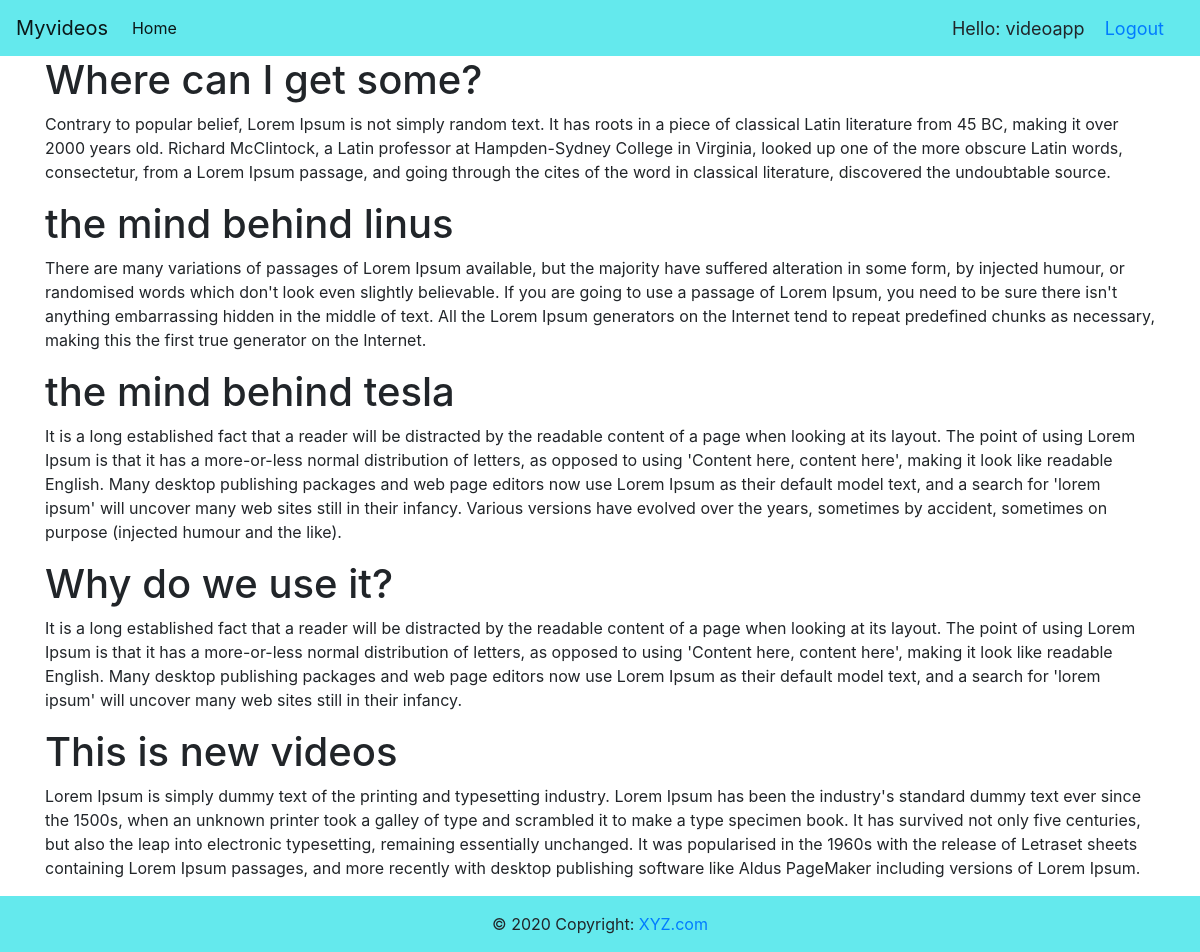
The app's page / (signed in) with its own data.
### app/models.py (models this page shows)
class Item(models.Model):
    name = models.CharField(max_length=200, null=True)
    description = models.TextField(null=True)
    video = EmbedVideoField()

### app/views.py (the view)
# urls.py: path('', views.home, name='home'),
@login_required(login_url='login')
def home(request):
    videos = Item.objects.all()
    context = {'videos': videos}
    return render(request, 'app/home.html', context)

### app/templates/app/home.html (shortened to what this page needs)
{% extends 'app/base.html' %}
{% load embed_video_tags %}
{% block content %}
<div class="container">
    {% for i in videos %}
    <h1>{{i.name}}</h1>
    <p>{{i.description}}</p>
    {% endfor %}
</div>
{% endblock %}

### app/templates/app/base.html (shortened to what this page needs)
{% load embed_video_tags %}
<!doctype html>
<html lang="en">
  <head>
    <link rel="stylesheet" href="https://cdn.jsdelivr.net/npm/bootstrap@4.5.3/dist/css/bootstrap.min.css">
  </head>
  <body>
<nav class="navbar navbar-expand-lg navbar-light" style="background-color: #64e9ed;">
  <a class="navbar-brand" href="{% url 'home' %}">Myvideos</a>
  <div class="collapse navbar-collapse" id="navbarNav">
    <ul class="navbar-nav">
      <li class="nav-item active">
        <a class="nav-link" href="{% url 'home' %}">Home <span class="sr-only">(current)</span></a>
      </li>
    </ul>
  </div>
  <span class="hello-msg">Hello: {{request.user}}</span>
  <span><a class="hello-msg" href="{% url 'logout' %}">Logout</a></span>
</nav>
  {% block content %}
  {% endblock %}
<footer class="page-footer font-small" style="background-color: #64e9ed;">
  <div class="footer-copyright text-center py-3">© 2020 Copyright:
    <a href="https://xyz.com/"> XYZ.com</a>
  </div>
</footer>
  </body>
</html>

### app/templates/app/base.html (style rules this page uses)
.hello-msg { font-size: 18px; margin-right: 20px; }

### records on screen
Item: name "Where can I get some?", description "Contrary to popular belief, Lorem Ipsum is not simply random text. It has roots in a piece of classical Latin literature from 45 BC, making it over 2000 years old. Richard McClintock, a Latin professor at Hampden-Sydney College in Virginia, looked up one of the more obscure Latin words, consectetur, from a Lorem Ipsum passage, and going through the cites of the word in classical literature, discovered the undoubtable source."
Item: name "the mind behind linus", description "There are many variations of passages of Lorem Ipsum available, but the majority have suffered alteration in some form, by injected humour, or randomised words which don't look even slightly believable. If you are going to use a passage of Lorem Ipsum, you need to be sure there isn't anything embarrassing hidden in the middle of text. All the Lorem Ipsum generators on the Internet tend to repeat predefined chunks as necessary, making this the first true generator on the Internet."
Item: name "the mind behind tesla", description "It is a long established fact that a reader will be distracted by the readable content of a page when looking at its layout. The point of using Lorem Ipsum is that it has a more-or-less normal distribution of letters, as opposed to using 'Content here, content here', making it look like readable English. Many desktop publishing packages and web page editors now use Lorem Ipsum as their default model text, and a search for 'lorem ipsum' will uncover many web sites still in their infancy. Various versions have evolved over the years, sometimes by accident, sometimes on purpose (injected humour and the like)."
Item: name "Why do we use it?", description "It is a long established fact that a reader will be distracted by the readable content of a page when looking at its layout. The point of using Lorem Ipsum is that it has a more-or-less normal distribution of letters, as opposed to using 'Content here, content here', making it look like readable English. Many desktop publishing packages and web page editors now use Lorem Ipsum as their default model text, and a search for 'lorem ipsum' will uncover many web sites still in their infancy."
Item: name "This is new videos", description "Lorem Ipsum is simply dummy text of the printing and typesetting industry. Lorem Ipsum has been the industry's standard dummy text ever since the 1500s, when an unknown printer took a galley of type and scrambled it to make a type specimen book. It has survived not only five centuries, but also the leap into electronic typesetting, remaining essentially unchanged. It was popularised in the 1960s with the release of Letraset sheets containing Lorem Ipsum passages, and more recently with desktop publishing software like Aldus PageMaker including versions of Lorem Ipsum."

### other values on screen
{{ request.user }} "videoapp"
